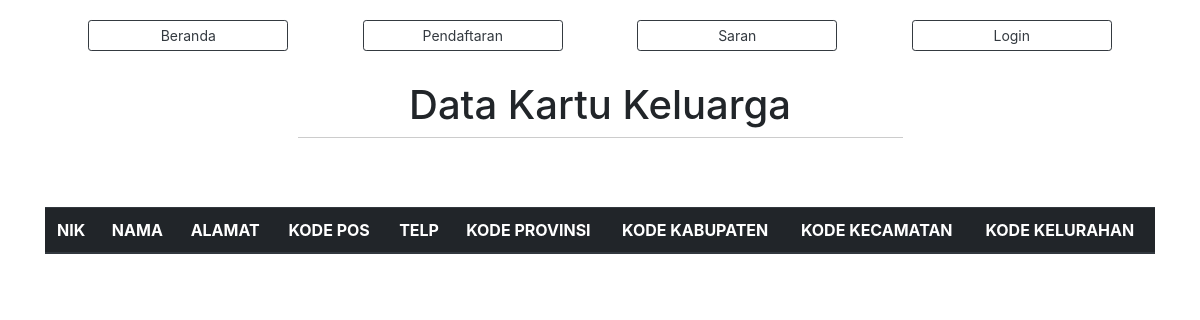
The page /?view=data-kk on the database as committed earlier.
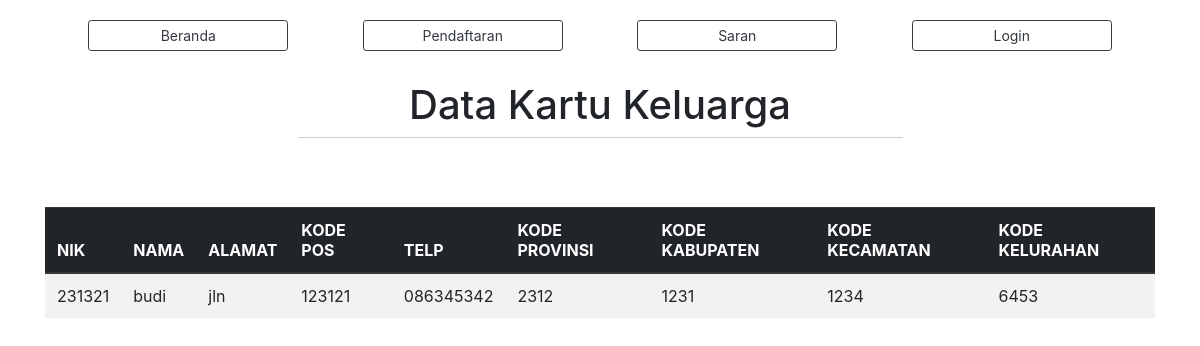
The same page on the database as committed later.
### tables this page shows
CREATE TABLE `kartu_keluarga` (
  `nik` int(20) NOT NULL,
  `nama` varchar(25) NOT NULL,
  `alamat` varchar(100) NOT NULL,
  `kodepos` varchar(10) NOT NULL,
  `telp` varchar(15) NOT NULL,
  `kodenopro` varchar(10) NOT NULL,
  `kodenokab` varchar(10) NOT NULL,
  `kdoenokec` varchar(10) NOT NULL,
  `kodenokel` varchar(10) NOT NULL,
  `status_cetak` int(5) NOT NULL DEFAULT 0,
  `tanggal_permohonan` date NOT NULL
);

### models/admin.php (called while the page is built, shortened)
<?php
class Admin
{
  private $mysqli;
  function __construct($mysqli)
  {
    $this->mysqli = $mysqli;
  }
  public function showKK()
  {
    $db = $this->mysqli->conn;
    $sql = " SELECT * FROM kartu_keluarga ";
    $query = $db->query($sql);
    return $query;
  }
}
?>

### view/kartu-keluarga/data-kk.php (the view, shortened to what this page needs)
<div class="header-hal">
    <h1>Data Kartu Keluarga</h1>
    <hr>
</div>
<div class="container mt-5">
  <table class="table table-striped table-hover">
    <thead class="thead-dark">
      <tr>
        <th>NIK</th>
        <th>NAMA</th>
        <th>ALAMAT </th>
        <th>KODE POS</th>
        <th>TELP</th>
        <th>KODE PROVINSI</th>
        <th>KODE KABUPATEN</th>
        <th>KODE KECAMATAN</th>
        <th>KODE KELURAHAN</th>
      </tr>
    </thead>
    <tbody>
      <?php
      $data = $objAdmin->showKK();
      while ($a = $data->fetch_object()) {
      ?>
      <tr>
        <td><?=$a->nik ?></td>
        <td><?=$a->nama ?></td>
        <td><?=$a->alamat ?></td>
        <td><?=$a->kodepos ?></td>
        <td><?=$a->telp ?></td>
        <td><?=$a->kodenopro ?></td>
        <td><?=$a->kodenokab ?></td>
        <td><?=$a->kdoenokec ?></td>
        <td><?=$a->kodenokel ?></td>
      </tr>
    <?php } ?>
    </tbody>
  </table>
</div>

Rows that differ between the two databases and show on the page:
added kartu_keluarga: nik "231321", nama "budi", alamat "jln", kodepos "123121", telp "086345342", kodenopro "2312", kodenokab "1231", kdoenokec "1234", kodenokel "6453"
